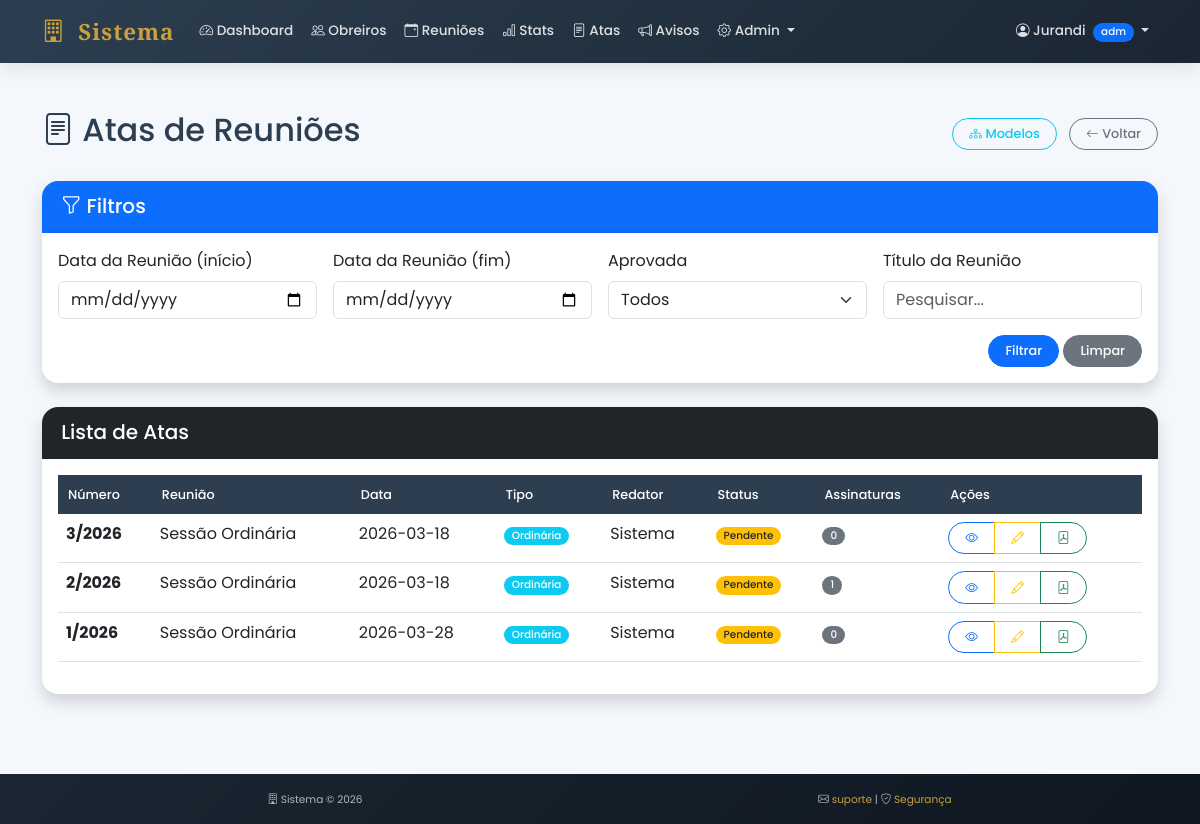
Screenshot of /atas (signed in) with the database file from the repository.
### tables this page shows
CREATE TABLE atas (
        id INTEGER PRIMARY KEY AUTOINCREMENT,
        reuniao_id INTEGER UNIQUE NOT NULL,
        conteudo TEXT NOT NULL,
        redator_id INTEGER,
        aprovada INTEGER DEFAULT 0,
        data_aprovacao DATE,
        versao INTEGER DEFAULT 1,
        arquivo_pdf TEXT,
        data_criacao TIMESTAMP DEFAULT CURRENT_TIMESTAMP, numero_ata INTEGER, ano_ata INTEGER, tipo_ata TEXT DEFAULT 'Ordinária', redator_nome TEXT, secretario_id INTEGER, aprovada_em DATE, aprovada_por INTEGER, observacoes_aprovacao TEXT, modelo_ata TEXT, assinaturas TEXT, hash_documento TEXT, data_impressao TIMESTAMP, impresso_por INTEGER,
        FOREIGN KEY (reuniao_id) REFERENCES reunioes (id) ON DELETE CASCADE,
        FOREIGN KEY (redator_id) REFERENCES usuarios (id)
    );

CREATE TABLE reunioes (
        id INTEGER PRIMARY KEY AUTOINCREMENT,
        titulo TEXT NOT NULL,
        tipo TEXT DEFAULT 'Ordinária',
        grau INTEGER,
        data DATE NOT NULL,
        hora_inicio TIME,
        hora_termino TIME,
        local TEXT,
        loja_id INTEGER,
        pauta TEXT,
        observacoes TEXT,
        status TEXT DEFAULT 'agendada',
        data_criacao TIMESTAMP DEFAULT CURRENT_TIMESTAMP,
        criado_por INTEGER,
        FOREIGN KEY (loja_id) REFERENCES lojas (id),
        FOREIGN KEY (criado_por) REFERENCES usuarios (id)
    );

### app.py (the view)
@app.route("/atas")
@login_required
def listar_atas():
    conn = get_db()
    cursor = conn.cursor()
    data_ini = request.args.get('data_ini', '')
    data_fim = request.args.get('data_fim', '')
    aprovada = request.args.get('aprovada', '')
    reuniao_titulo = request.args.get('reuniao_titulo', '')
    query = """
        SELECT a.*,
               r.titulo as reuniao_titulo,
               r.data as reuniao_data,
               u.nome_completo as redator_nome,
               (SELECT COUNT(*) FROM assinaturas_ata WHERE ata_id = a.id) as total_assinaturas
        FROM atas a
        JOIN reunioes r ON a.reuniao_id = r.id
        LEFT JOIN usuarios u ON a.redator_id = u.id
        WHERE 1=1
    """
    params = []
    if data_ini:
        query += " AND r.data >= ?"
        params.append(data_ini)
    if data_fim:
        query += " AND r.data <= ?"
        params.append(data_fim)
    if aprovada != '':
        query += " AND a.aprovada = ?"
        params.append(aprovada)
    if reuniao_titulo:
        query += " AND r.titulo LIKE ?"
        params.append(f"%{reuniao_titulo}%")
    query += " ORDER BY a.data_criacao DESC"
    cursor.execute(query, params)
    atas = cursor.fetchall()
    conn.close()
    return render_template("atas/lista.html", atas=atas, filtros={'data_ini': data_ini, 'data_fim': data_fim, 'aprovada': aprovada, 'reuniao_titulo': reuniao_titulo})

### app.py (called while the page is built)
@app.context_processor
def inject_global():
    return {'datetime': datetime, 'now': datetime.now()}

def login_required(f):
    @wraps(f)
    def decorated_function(*args, **kwargs):
        if "usuario" not in session:
            flash("Faça login para acessar esta página", "warning")
            return redirect("/")
        return f(*args, **kwargs)
    return decorated_function

def get_db():
    conn = sqlite3.connect("banco.db")
    conn.row_factory = sqlite3.Row
    return conn

### templates/atas/lista.html (shortened to what this page needs)
{% extends "base.html" %}
{% block extra_css %}
<link rel="stylesheet" href="https://cdn.datatables.net/1.13.7/css/dataTables.bootstrap5.min.css">
{% endblock %}
{% block content %}
<div class="container-fluid py-4">
    <div class="container">
        <div class="d-flex justify-content-between align-items-center mb-4">
            <h2><i class="bi bi-file-text"></i> Atas de Reuniões</h2>
            <div>
                <a href="/atas/modelos" class="btn btn-outline-info me-2">
                    <i class="bi bi-diagram-3"></i> Modelos
                </a>
                <a href="/reunioes" class="btn btn-outline-secondary">
                    <i class="bi bi-arrow-left"></i> Voltar
                </a>
            </div>
        </div>
        <div class="card shadow mb-4">
            <div class="card-header bg-primary text-white">
                <h5 class="mb-0"><i class="bi bi-funnel"></i> Filtros</h5>
            </div>
            <div class="card-body">
                <form method="GET" class="row g-3">
                    <div class="col-md-3">
                        <label class="form-label">Data da Reunião (início)</label>
                        <input type="date" class="form-control" name="data_ini" value="{{ filtros.data_ini }}">
                    </div>
                    <div class="col-md-3">
                        <label class="form-label">Data da Reunião (fim)</label>
                        <input type="date" class="form-control" name="data_fim" value="{{ filtros.data_fim }}">
                    </div>
                    <div class="col-md-3">
                        <label class="form-label">Aprovada</label>
                        <select class="form-select" name="aprovada">
                            <option value="">Todos</option>
                        </select>
                    </div>
                    <div class="col-md-3">
                        <label class="form-label">Título da Reunião</label>
                        <input type="text" class="form-control" name="reuniao_titulo" value="{{ filtros.reuniao_titulo }}" placeholder="Pesquisar...">
                    </div>
                    <div class="col-md-12 text-end">
                        <button type="submit" class="btn btn-primary">Filtrar</button>
                        <a href="/atas" class="btn btn-secondary">Limpar</a>
                    </div>
                </form>
            </div>
        </div>
        <div class="card shadow">
            <div class="card-header bg-dark text-white">
                <h5 class="mb-0">Lista de Atas</h5>
            </div>
            <div class="card-body">
                <div class="table-responsive">
                    <table class="table table-hover" id="tabelaAtas">
                        <thead>
                            <tr>
                                <th>Número</th>
                                <th>Reunião</th>
                                <th>Data</th>
                                <th>Tipo</th>
                                <th>Redator</th>
                                <th>Status</th>
                                <th>Assinaturas</th>
                                <th>Ações</th>
                            </thead>
                        <tbody>
                            {% for ata in atas %}
                            <tr>
                                <td>
                                    {% if ata.numero_ata and ata.ano_ata %}
                                        <strong>{{ ata.numero_ata }}/{{ ata.ano_ata }}</strong>
                                    {% else %}
                                        <span class="text-muted">—</span>
                                    {% endif %}
                                </td>
                                <td>{{ ata.reuniao_titulo }}</td>
                                <td>{{ ata.reuniao_data[:10] }}</td>
                                <td><span class="badge bg-info">{{ ata.tipo_ata }}</span></td>
                                <td>{{ ata.redator_nome or 'Sistema' }}</td>
                                <td>
                                    {% if ata.aprovada == 1 %}
                                        <span class="badge bg-success">Aprovada</span>
                                    {% else %}
                                        <span class="badge bg-warning text-dark">Pendente</span>
                                    {% endif %}
                                </td>
                                <td><span class="badge bg-secondary">{{ ata.total_assinaturas }}</span></td>
                                <td>
                                    <div class="btn-group btn-group-sm">
                                        <a href="/atas/{{ ata.id }}" class="btn btn-outline-primary" title="Visualizar">
                                            <i class="bi bi-eye"></i>
                                        </a>
                                        {% if session.tipo == 'admin' and ata.aprovada == 0 %}
                                        <a href="/atas/{{ ata.id }}/editar" class="btn btn-outline-warning" title="Editar">
                                            <i class="bi bi-pencil"></i>
                                        </a>
                                        {% endif %}
                                        <a href="/atas/{{ ata.id }}/pdf" class="btn btn-outline-success" title="Baixar PDF" target="_blank">
                                            <i class="bi bi-file-pdf"></i>
                                        </a>
                                    </div>
                                </td>
                            </tr>
                            {% endfor %}
                        </tbody>
                    </table>
                </div>
            </div>
        </div>
    </div>
</div>
{% endblock %}

### templates/base.html (style rules this page uses)
:root { --primary: #2c3e50; --secondary: #c9a03d; --dark: #1a2632; --light: #f8f9fa; --accent: #e67e22; }
body { font-family: 'Poppins', sans-serif; background-color: #f4f7fb; color: #2c3e50; }
.card { border: none; border-radius: 16px; box-shadow: 0 4px 15px rgba(0,0,0,0.05); transition: all 0.3s ease; overflow: hidden; }
.card-header { background-color: white; border-bottom: 2px solid rgba(0,0,0,0.05); padding: 0.8rem 1.2rem; font-weight: 600; }
.btn { border-radius: 50px; padding: 0.35rem 1rem; font-weight: 500; font-size: 0.8rem; transition: all 0.3s; }
.badge { padding: 0.25rem 0.5rem; font-weight: 500; border-radius: 20px; font-size: 0.65rem; }
.table thead th { background-color: var(--primary); color: white; font-weight: 500; border: none; padding: 10px; font-size: 0.8rem; }

### rows the page displays
atas: numero_ata "3", ano_ata "2026", reuniao_titulo "Sessão Ordinária", data "2026-03-18", tipo_ata "Ordinária", redator_nome "Sistema", shows "Pendente", total_assinaturas "0"
atas: numero_ata "2", ano_ata "2026", reuniao_titulo "Sessão Ordinária", data "2026-03-18", tipo_ata "Ordinária", redator_nome "Sistema", aprovada "Pendente", total_assinaturas "1"
atas: numero_ata "1", ano_ata "2026", reuniao_titulo "Sessão Ordinária", data "2026-03-28", tipo_ata "Ordinária", redator_nome "Sistema", shows "Pendente", total_assinaturas "0"

### other values shown
{{ session.tipo[:3] }} "adm"
